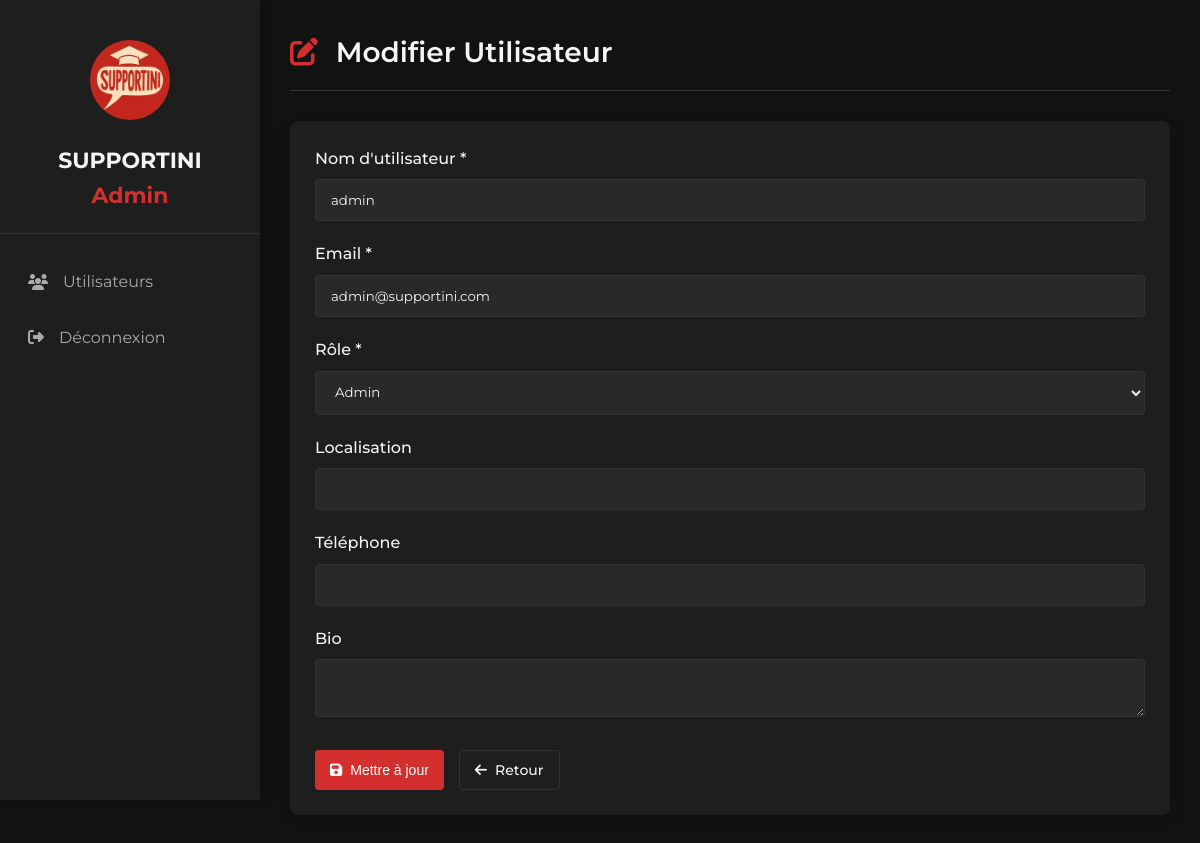
/View/BackOffice/edit_user.php?id=1 (signed in), run on the app's committed database.
### tables this page shows
CREATE TABLE IF NOT EXISTS `users` (
    `id` INT AUTO_INCREMENT PRIMARY KEY,
    `username` VARCHAR(100) NOT NULL UNIQUE,
    `email` VARCHAR(100) NOT NULL UNIQUE,
    `password` VARCHAR(255) NOT NULL,
    `location` VARCHAR(100),
    `phone_number` VARCHAR(20),
    `bio` TEXT,
    `role` ENUM('utilisateur', 'psychologue', 'admin') DEFAULT 'utilisateur',
    `demande_psy` INT DEFAULT 0,
    `status` INT DEFAULT 1,
    
     
    `profile_photo` VARCHAR(255),
    `gender` ENUM('male', 'female', 'other') DEFAULT NULL,
    `date_of_birth` DATE,
    `profession` VARCHAR(100),
    `company` VARCHAR(100),
    `nationality` VARCHAR(100),
    `social_links` JSON,
    
     
    `is_blocked` INT DEFAULT 0,
    `is_banned` INT DEFAULT 0,
    `blocked_reason` TEXT,
    `banned_reason` TEXT,
    `is_locked` INT DEFAULT 0,
    `locked_until` DATETIME,
    `failed_login_attempts` INT DEFAULT 0,
    
     
    `password_reset_token` VARCHAR(255),
    `password_reset_expires` DATETIME,
    `forgotten_password_code` VARCHAR(6),
    `forgotten_password_method` ENUM('email', 'sms', 'whatsapp') DEFAULT NULL,
    `forgotten_password_expires` DATETIME,
    `google_id` VARCHAR(255) UNIQUE,
    `last_login` DATETIME,
    
    `created_at` TIMESTAMP DEFAULT CURRENT_TIMESTAMP,
    `updated_at` TIMESTAMP DEFAULT CURRENT_TIMESTAMP ON UPDATE CURRENT_TIMESTAMP,
    INDEX idx_email (email),
    INDEX idx_role (role),
    INDEX idx_demande_psy (demande_psy),
    INDEX idx_is_blocked (is_blocked),
    INDEX idx_is_banned (is_banned),
    INDEX idx_google_id (google_id),
    INDEX idx_created_at (created_at)
);

### config.php (called while the page is built, shortened)
<?php
class config {
    private static $pdo = null;
    public static function getConnexion() {
        if (self::$pdo == null) {
            try {
                self::$pdo = new PDO(
                    "mysql:host=localhost;dbname=supportini;charset=utf8mb4",
                    "root",
                    "",
                    [
                        PDO::ATTR_ERRMODE => PDO::ERRMODE_EXCEPTION,
                        PDO::ATTR_DEFAULT_FETCH_MODE => PDO::FETCH_ASSOC,
                        PDO::ATTR_EMULATE_PREPARES => false,
                    ]
                );
            } catch (PDOException $e) {
                if (strpos($e->getMessage(), '1049') !== false) {
                    header('Location: /Web_Project_Utilisateurs/setup.php');
                    exit;
                }
                die("Erreur de connexion DB: " . $e->getMessage());
            }
        }
        return self::$pdo;
    }
}
?>

### Controller/userController.php (called while the page is built, shortened)
<?php
require_once __DIR__ . '/../config.php';
class userController {
    private $pdo;
    public function __construct() {
        $this->pdo = config::getConnexion();
    }
    public function getUserById($id) {
        try {
            $sql = "SELECT * FROM users WHERE id = :id LIMIT 1";
            $stmt = $this->pdo->prepare($sql);
            $stmt->execute(['id' => $id]);
            return $stmt->fetch(PDO::FETCH_ASSOC);
        } catch (Exception $e) {
            return null;
        }
    }
}
?>

### View/BackOffice/edit_user.php (the view, shortened to what this page needs)
<?php
require_once __DIR__ . '/../../Controller/userController.php';
$id = $_GET['id'] ?? null;
$ctrl = new userController();
$user = $ctrl->getUserById($id);
?>
<!DOCTYPE html>
<html lang="fr">
<head>
    <link rel="stylesheet" href="https://cdnjs.cloudflare.com/ajax/libs/font-awesome/6.5.0/css/all.min.css">
    <link rel="stylesheet" href="backoffice.css">
</head>
<body>
    <div class="sidebar">
        <div class="sidebar-header">
            <img src="../../logo_supportini.jpg" alt="SUPPORTINI Logo" class="sidebar-logo">
            <h2 class="sidebar-title">SUPPORTINI <span>Admin</span></h2>
        </div>
        <nav class="sidebar-nav">
            <a href="users.php" class="sidebar-link">
                <i class="fas fa-users"></i>
                <span>Utilisateurs</span>
            </a>
            <a href="../../logout.php" class="sidebar-link">
                <i class="fas fa-sign-out-alt"></i>
                <span>Déconnexion</span>
            </a>
        </nav>
    </div>
    <main class="main-content">
        <div class="page-header">
            <h1 class="page-title"><i class="fas fa-edit"></i> Modifier Utilisateur</h1>
        </div>
        <div class="form-container">
            <form method="POST" action="">
                <div class="form-group">
                    <label class="form-label">Nom d'utilisateur *</label>
                    <input type="text" name="username" class="form-control" value="<?php echo htmlspecialchars($user['username']); ?>" required>
                </div>
                <div class="form-group">
                    <label class="form-label">Email *</label>
                    <input type="email" name="email" class="form-control" value="<?php echo htmlspecialchars($user['email']); ?>" required>
                </div>
                <div class="form-group">
                    <label class="form-label">Rôle *</label>
                    <select name="role" class="form-control" required>
                        <option value="admin" <?php echo $user['role'] == 'admin' ? 'selected' : ''; ?>>Admin</option>
                    </select>
                </div>
                <div class="form-group">
                    <label class="form-label">Localisation</label>
                    <input type="text" name="location" class="form-control" value="<?php echo htmlspecialchars($user['location'] ?? ''); ?>">
                </div>
                <div class="form-group">
                    <label class="form-label">Téléphone</label>
                    <input type="text" name="phone_number" class="form-control" value="<?php echo htmlspecialchars($user['phone_number'] ?? ''); ?>">
                </div>
                <div class="form-group">
                    <label class="form-label">Bio</label>
                    <textarea name="bio" class="form-control"><?php echo htmlspecialchars($user['bio'] ?? ''); ?></textarea>
                </div>
                <div class="form-actions">
                    <button type="submit" class="btn btn-primary">
                        <i class="fas fa-save"></i> Mettre à jour
                    </button>
                    <a href="users.php" class="btn btn-outline">
                        <i class="fas fa-arrow-left"></i> Retour
                    </a>
                </div>
            </form>
        </div>
    </main>
</body>
</html>

### View/BackOffice/backoffice.css (style rules this page uses)
:root { --primary-red: #d32f2f; --dark-red: #b71c1c; --light-red: #ff6659; --dark-bg: #121212; --card-bg: #1e1e1e; --text-light: #f5f5f5; --text-muted: #aaaaaa; --border-color: #333333; }
* { margin: 0; padding: 0; box-sizing: border-box; }
body { font-family: 'Montserrat', sans-serif; background-color: var(--dark-bg); color: var(--text-light); line-height: 1.6; display: flex; min-height: 100vh; }
.sidebar { width: 260px; background-color: var(--card-bg); padding: 20px 0; box-shadow: 2px 0 10px rgba(0, 0, 0, 0.3); z-index: 100; position: fixed; height: 100vh; overflow-y: auto; }
.sidebar-header { text-align: center; padding: 20px; border-bottom: 1px solid var(--border-color); margin-bottom: 20px; }
.sidebar-logo { width: 80px; height: 80px; border-radius: 50%; object-fit: cover; margin-bottom: 15px; }
.sidebar-title { font-size: 22px; font-weight: 700; color: var(--text-light); }
.sidebar-title span { color: var(--primary-red); }
.sidebar-nav { display: flex; flex-direction: column; }
.sidebar-link { padding: 15px 25px; color: var(--text-muted); display: flex; align-items: center; gap: 15px; text-decoration: none; transition: all 0.3s ease; border-left: 3px solid transparent; }
.main-content { flex: 1; margin-left: 260px; padding: 30px; }
.page-header { display: flex; justify-content: space-between; align-items: center; margin-bottom: 30px; padding-bottom: 15px; border-bottom: 1px solid var(--border-color); }
.page-title { font-size: 28px; font-weight: 600; color: var(--text-light); }
.page-title i { color: var(--primary-red); margin-right: 10px; }
.btn { display: inline-flex; align-items: center; gap: 8px; padding: 8px 15px; border-radius: 4px; text-decoration: none; font-weight: 500; font-size: 14px; transition: all 0.3s ease; border: none; cursor: pointer; }
.btn-primary { background-color: var(--primary-red); color: white; }
.btn-outline { background-color: transparent; border: 1px solid var(--border-color); color: var(--text-light); }
.form-container { background-color: var(--card-bg); border-radius: 8px; padding: 25px; box-shadow: 0 4px 12px rgba(0, 0, 0, 0.2); }
.form-group { margin-bottom: 20px; }
.form-label { display: block; margin-bottom: 8px; font-weight: 500; color: var(--text-light); }
.form-control { width: 100%; padding: 12px 15px; background-color: rgba(255, 255, 255, 0.05); border: 1px solid var(--border-color); border-radius: 4px; color: var(--text-light); font-family: 'Montserrat', sans-serif; transition: border-color 0.3s; }
.form-actions { display: flex; gap: 15px; margin-top: 25px; }

### data on the page
users: username "admin", email "admin@supportini.com", role "Admin"
